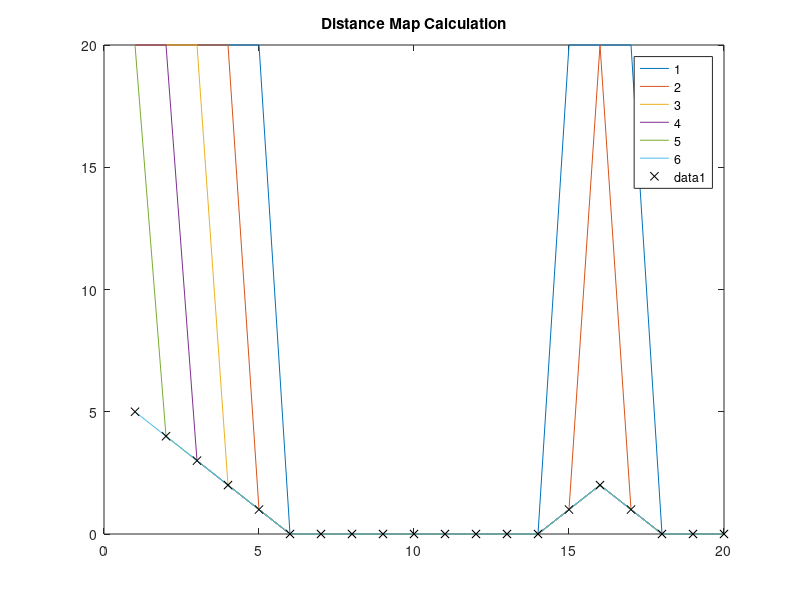

Recreate this plot in MATLAB.
%% Demo simple distance map
%% Init

clear all
close all

nopts = 20; %length of vector

%% Create object and init dm

vector = zeros(1,nopts);
vector([(1:5),(15:17)])=nopts;
distmap = zeros(nopts,nopts);
distmap(1,:) = vector;

%% Distance map calculation
for k = 1:nopts-1
    for l = 2:nopts-1
        distmap(k+1,l) = min([distmap(k,l-1)+1,distmap(k,l),distmap(k,l+1)+1]);
    end
    distmap(k+1,1) = min([distmap(k,1),distmap(k,2)+1]);
    distmap(k+1,end) = min([distmap(k,end-1)+1,distmap(k,end)]);
end

%% Plot result

figure

plot(distmap(1:6,:)')
legend('1','2','3','4','5','6')
title('Distance Map Calculation')
hold on
plot(distmap(end,:)','kx')